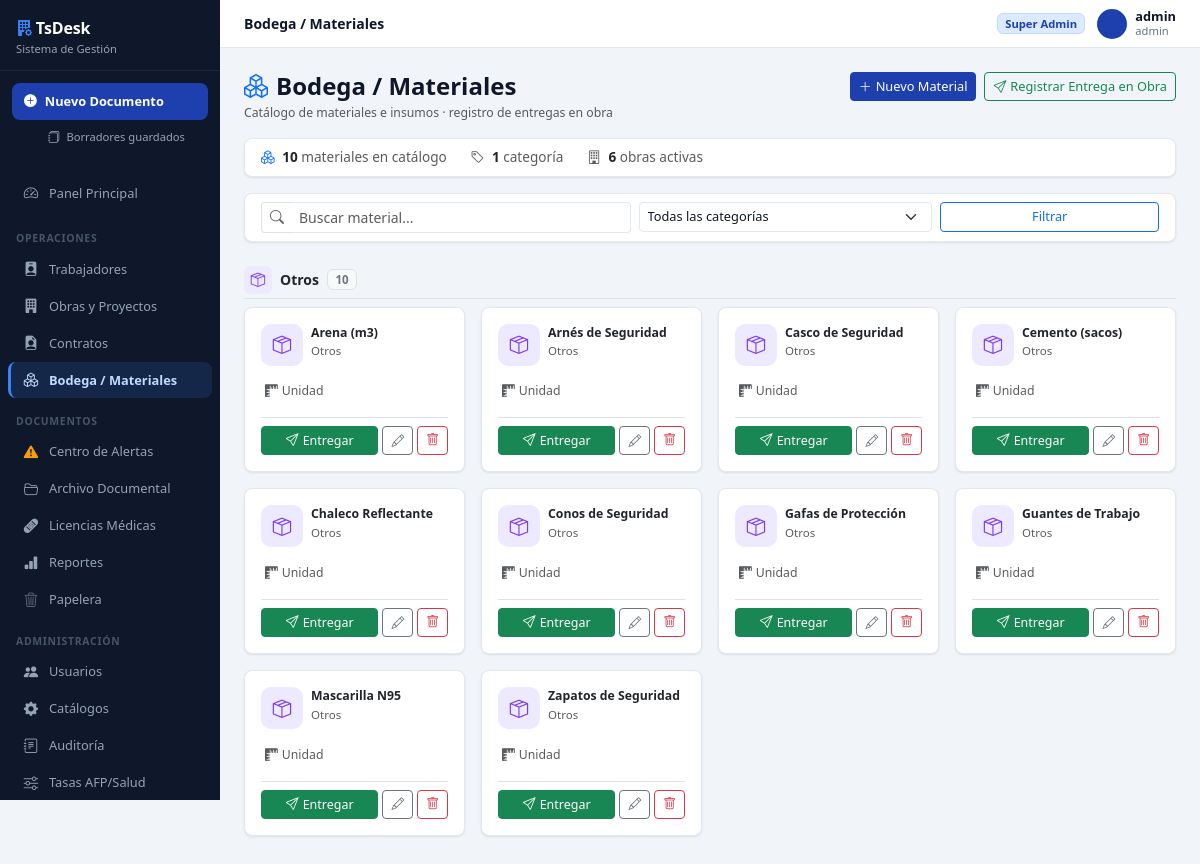
/bodega/ (signed in), run on the app's committed database.
### core/models.py (models this page shows, shortened)
class CatalogoMaterial(models.Model):
    CATEGORIA_CHOICES = [
        ('EPP', 'EPP / Protección Personal'),
        ('ENFIERRADURA', 'Enfierradura'),
        ('CONSTRUCCION', 'Materiales de Construcción'),
        ('HERRAMIENTAS', 'Herramientas'),
        ('ELECTRICO', 'Materiales Eléctricos'),
        ('OTROS', 'Otros'),
    ]
    UNIDAD_CHOICES = [
        ('unid', 'Unidad'),
        ('par', 'Par'),
        ('kg', 'Kilogramo'),
        ('lts', 'Litros'),
        ('m', 'Metro'),
        ('m2', 'Metro cuadrado'),
        ('m3', 'Metro cúbico'),
        ('rollo', 'Rollo'),
        ('caja', 'Caja'),
        ('saco', 'Saco'),
        ('gl', 'Galón'),
    ]
    nombre = models.CharField(max_length=100, unique=True)
    descripcion = models.CharField(max_length=200, blank=True, default='')
    categoria = models.CharField(max_length=20, choices=CATEGORIA_CHOICES, default='OTROS')
    unidad_medida = models.CharField(max_length=10, choices=UNIDAD_CHOICES, default='unid')
    stock_global = models.IntegerField(default=0)
    stock_minimo = models.IntegerField(default=0)
    activo = models.BooleanField(default=True)
    class Meta:
        verbose_name = 'Material / Insumo'
        verbose_name_plural = 'Materiales / Insumos'
        ordering = ['categoria', 'nombre']

### core/views/bodega.py (the view)
# urls.py: path('bodega/', views.bodega_index, name='bodega_index'),
@login_required
def bodega_index(request):
    q = request.GET.get('q', '')
    cat = request.GET.get('cat', '')
    materiales = CatalogoMaterial.objects.filter(activo=True)
    if q:
        materiales = materiales.filter(nombre__icontains=q)
    if cat:
        materiales = materiales.filter(categoria=cat)
    materiales = list(materiales.order_by('categoria', 'nombre'))
    obras_activas = Obra.objects.filter(activo=True, estado__in=['Activa', 'Pausada']).order_by('nombre')
    grupos_count = len(set(m.categoria for m in materiales))
    context = {
        'materiales': materiales,
        'obras_activas': obras_activas,
        'categorias': CatalogoMaterial.CATEGORIA_CHOICES,
        'unidades': CatalogoMaterial.UNIDAD_CHOICES,
        'q': q,
        'cat': cat,
        'grupos_count': grupos_count,
    }
    return render(request, 'bodega/index.html', context)

### templates/bodega/index.html (shortened to what this page needs)
{% extends 'base.html' %}
{% block page_title %}Bodega / Materiales{% endblock %}
{% block content %}
<div class="d-flex justify-content-between align-items-start mb-3 flex-wrap gap-2">
  <div>
    <h4 class="mb-0 fw-bold"><i class="bi bi-boxes text-primary me-2"></i>Bodega / Materiales</h4>
    <small class="text-muted">Catálogo de materiales e insumos · registro de entregas en obra</small>
  </div>
  <div class="d-flex gap-2 flex-wrap">
    <button class="btn btn-primary btn-sm" data-bs-toggle="modal" data-bs-target="#modalMaterial"
            onclick="resetModalMaterial()">
      <i class="bi bi-plus-lg me-1"></i>Nuevo Material
    </button>
    <button class="btn btn-outline-success btn-sm" data-bs-toggle="modal" data-bs-target="#modalEntrega"
            onclick="resetEntrega()">
      <i class="bi bi-send me-1"></i>Registrar Entrega en Obra
    </button>
  </div>
</div>
<div class="card border-0 shadow-sm mb-3">
  <div class="card-body py-2 px-3">
    <div class="d-flex align-items-center gap-4 flex-wrap" style="font-size:.85rem">
      <span class="text-muted">
        <i class="bi bi-boxes me-1 text-primary"></i>
        <strong class="text-dark">{{ materiales|length }}</strong> material{{ materiales|length|pluralize:"es" }} en catálogo
      </span>
      <span class="text-muted">
        <i class="bi bi-tag me-1"></i>
        <strong class="text-dark">{{ grupos_count }}</strong> categoría{{ grupos_count|pluralize:"s" }}
      </span>
      <span class="text-muted">
        <i class="bi bi-building me-1"></i>
        <strong class="text-dark">{{ obras_activas|length }}</strong> obra{{ obras_activas|length|pluralize:"s" }} activa{{ obras_activas|length|pluralize:"s" }}
      </span>
    </div>
  </div>
</div>
<div class="card border-0 shadow-sm mb-4">
  <div class="card-body py-2 px-3">
    <form method="get" class="row g-2 align-items-center">
      <div class="col-md-5">
        <div class="input-group input-group-sm">
          <span class="input-group-text bg-white border-end-0"><i class="bi bi-search text-muted"></i></span>
          <input type="text" name="q" value="{{ q }}" class="form-control border-start-0"
                 placeholder="Buscar material...">
        </div>
      </div>
      <div class="col-md-4">
        <select name="cat" class="form-select form-select-sm">
          <option value="">Todas las categorías</option>
        </select>
      </div>
      <div class="col-md-3 d-flex gap-2">
        <button type="submit" class="btn btn-outline-primary btn-sm flex-grow-1">Filtrar</button>
      </div>
    </form>
  </div>
</div>
{% regroup materiales by get_categoria_display as grupos_cat %}
{% for grupo in grupos_cat %}
<div class="mb-4">
  <div class="d-flex align-items-center gap-2 mb-2 border-bottom pb-1">
    <span class="cat-bg-{{ grupo.list.0.categoria }}"
          style="width:28px;height:28px;border-radius:6px;display:inline-flex;align-items:center;justify-content:center;font-size:.9rem;flex-shrink:0">
      {% if grupo.list.0.categoria == 'EPP' %}<i class="bi bi-shield-fill"></i>
      {% elif grupo.list.0.categoria == 'ENFIERRADURA' %}<i class="bi bi-tools"></i>
      {% elif grupo.list.0.categoria == 'CONSTRUCCION' %}<i class="bi bi-bricks"></i>
      {% elif grupo.list.0.categoria == 'HERRAMIENTAS' %}<i class="bi bi-wrench-adjustable"></i>
      {% elif grupo.list.0.categoria == 'ELECTRICO' %}<i class="bi bi-lightning-fill"></i>
      {% else %}<i class="bi bi-box-seam"></i>{% endif %}
    </span>
    <span class="fw-semibold text-dark">{{ grupo.grouper }}</span>
    <span class="badge bg-light text-secondary border" style="font-size:.72rem">{{ grupo.list|length }}</span>
  </div>
  <div class="row g-3">
    {% for m in grupo.list %}
    <div class="col-sm-6 col-md-4 col-xl-3">
      <div class="card h-100 border-0 shadow-sm">
        <div class="card-body p-3">
          <div class="d-flex align-items-start gap-2 mb-3">
            <div class="cat-bg-{{ m.categoria }} flex-shrink-0"
                 style="width:42px;height:42px;border-radius:10px;display:flex;align-items:center;justify-content:center;font-size:1.15rem">
              {% if m.categoria == 'EPP' %}<i class="bi bi-shield-fill"></i>
              {% elif m.categoria == 'ENFIERRADURA' %}<i class="bi bi-tools"></i>
              {% elif m.categoria == 'CONSTRUCCION' %}<i class="bi bi-bricks"></i>
              {% elif m.categoria == 'HERRAMIENTAS' %}<i class="bi bi-wrench-adjustable"></i>
              {% elif m.categoria == 'ELECTRICO' %}<i class="bi bi-lightning-fill"></i>
              {% else %}<i class="bi bi-box-seam"></i>{% endif %}
            </div>
            <div class="flex-grow-1 min-w-0">
              <div class="fw-semibold small text-truncate" title="{{ m.nombre }}">{{ m.nombre }}</div>
              <div class="text-muted" style="font-size:.72rem">
                {% if m.descripcion %}{{ m.descripcion }}{% else %}{{ m.get_categoria_display }}{% endif %}
              </div>
            </div>
          </div>
          <div class="d-flex align-items-center gap-1 mb-3 px-1">
            <i class="bi bi-rulers text-muted" style="font-size:.8rem"></i>
            <span class="text-muted small">{{ m.get_unidad_medida_display }}</span>
          </div>
          <div class="d-flex gap-1 pt-2 border-top">
            <button class="btn btn-success btn-sm flex-fill py-1"
                    onclick="abrirEntrega({{ m.pk }}, '{{ m.nombre|escapejs }}', '{{ m.get_unidad_medida_display }}')"
                    title="Registrar entrega en obra">
              <i class="bi bi-send me-1" style="font-size:.8rem"></i><span style="font-size:.78rem">Entregar</span>
            </button>
            <button class="btn btn-outline-secondary btn-sm px-2 py-1"
                    title="Editar material"
                    onclick="abrirEditar({{ m.pk }}, '{{ m.nombre|escapejs }}', '{{ m.descripcion|escapejs }}', '{{ m.categoria }}', '{{ m.unidad_medida }}')">
              <i class="bi bi-pencil" style="font-size:.8rem"></i>
            </button>
            <form method="post" action="{% url 'bodega_material_delete' m.pk %}" class="d-inline"
                  onsubmit="return confirm('¿Eliminar {{ m.nombre|escapejs }} del catálogo?')">
              <button type="submit" class="btn btn-outline-danger btn-sm px-2 py-1" title="Eliminar material">
                <i class="bi bi-trash" style="font-size:.8rem"></i>
              </button>
            </form>
          </div>
        </div>
      </div>
    </div>
    {% endfor %}
  </div>
</div>
{% endfor %}
{% endblock %}

### templates/base.html (shortened to what this page needs)
<!DOCTYPE html>
<html lang="es">
<head>
  <link href="https://cdn.jsdelivr.net/npm/bootstrap@5.3.3/dist/css/bootstrap.min.css" rel="stylesheet">
  <link href="https://cdn.jsdelivr.net/npm/bootstrap-icons@1.11.3/font/bootstrap-icons.css" rel="stylesheet">
  <link rel="stylesheet" href="/static/css/custom-theme.css">
</head>
<body>
{% if user.is_authenticated %}
<div id="layoutWrapper">
  <nav id="sidebarMenu">
    <div class="sidebar-logo">
      <div class="brand-name"><i class="bi bi-building-fill-gear me-1" style="color:#3b82f6"></i>TsDesk</div>
      <div class="brand-sub">Sistema de Gestión</div>
    </div>
    <div class="sidebar-primary-action">
      <a href="{% url 'doc_generado_create' %}"
         class="btn-new-doc {% if request.resolver_match.url_name == 'doc_generado_create' %}active{% endif %}">
        <i class="bi bi-plus-circle-fill"></i>Nuevo Documento
      </a>
      <a href="{% url 'doc_generado_borradores' %}"
         class="sidebar-sub-link mt-1 {% if request.resolver_match.url_name == 'doc_generado_borradores' %}active{% endif %}">
        <i class="bi bi-journals" style="font-size:.75rem"></i>Borradores guardados
      </a>
    </div>
    <ul class="sidebar-nav" style="padding-bottom:.25rem">
      <li>
        <a href="{% url 'dashboard' %}"
           class="{% if request.resolver_match.url_name == 'dashboard' %}active{% endif %}">
          <i class="bi bi-speedometer2 nav-icon"></i>Panel Principal
        </a>
      </li>
    </ul>
    <div class="sidebar-section">
      <span class="sidebar-section-label">Operaciones</span>
    </div>
    <ul class="sidebar-nav">
      <li>
        <a href="{% url 'trabajadores_list' %}"
           class="{% if 'trabajadores' in request.resolver_match.url_name %}active{% endif %}">
          <i class="bi bi-person-badge-fill nav-icon"></i>Trabajadores
        </a>
      </li>
      <li>
        <a href="{% url 'obras_list' %}"
           class="{% if 'obras' in request.resolver_match.url_name or request.resolver_match.url_name == 'obra_detail' or request.resolver_match.url_name == 'obra_ingreso_rapido' %}active{% endif %}">
          <i class="bi bi-building-fill nav-icon"></i>Obras y Proyectos
        </a>
      </li>
      <li>
        <a href="{% url 'contratos_list' %}"
           class="{% if 'contrato' in request.resolver_match.url_name and 'doc' not in request.resolver_match.url_name and 'obra' not in request.resolver_match.url_name %}active{% endif %}">
          <i class="bi bi-file-earmark-person-fill nav-icon"></i>Contratos
        </a>
      </li>
      <li>
        <a href="{% url 'bodega_index' %}"
           class="{% if 'bodega' in request.resolver_match.url_name %}active{% endif %}">
          <i class="bi bi-boxes nav-icon"></i>Bodega / Materiales
        </a>
      </li>
    </ul>
    <div class="sidebar-section">
      <span class="sidebar-section-label">Documentos</span>
    </div>
    <ul class="sidebar-nav">
      <li>
        <a href="{% url 'documentos_pendientes' %}"
           class="{% if request.resolver_match.url_name == 'documentos_pendientes' %}active{% endif %}">
          <i class="bi bi-exclamation-triangle-fill nav-icon" style="color:#f59e0b"></i>Centro de Alertas
        </a>
      </li>
      <li>
        <a href="{% url 'documentos_central' %}"
           class="{% if request.resolver_match.url_name == 'documentos_central' %}active{% endif %}">
          <i class="bi bi-folder2-open nav-icon"></i>Archivo Documental
        </a>
      </li>
      <li>
        <a href="{% url 'licencia_list' %}"
           class="{% if 'licencia' in request.resolver_match.url_name %}active{% endif %}">
          <i class="bi bi-bandaid-fill nav-icon"></i>Licencias Médicas
        </a>
      </li>
      <li>
        <a href="{% url 'reportes_consolidados' %}"
           class="{% if request.resolver_match.url_name == 'reportes_consolidados' %}active{% endif %}">
          <i class="bi bi-bar-chart-fill nav-icon"></i>Reportes
        </a>
      </li>
      <li>
        <a href="{% url 'papelera_documentos' %}"
           class="{% if request.resolver_match.url_name == 'papelera_documentos' %}active{% endif %}">
          <i class="bi bi-trash3 nav-icon" style="opacity:.6"></i>Papelera
        </a>
      </li>
    </ul>
    {% if user.is_superuser %}
    <div class="sidebar-section">
      <span class="sidebar-section-label">Administración</span>
    </div>
    <ul class="sidebar-nav">
      <li>
        <a href="{% url 'admin_usuarios' %}"
           class="{% if request.resolver_match.url_name == 'admin_usuarios' %}active{% endif %}">
          <i class="bi bi-people-fill nav-icon"></i>Usuarios
        </a>
      </li>
      <li>
        <a href="{% url 'admin_catalogos' %}"
           class="{% if request.resolver_match.url_name == 'admin_catalogos' %}active{% endif %}">
          <i class="bi bi-gear-fill nav-icon"></i>Catálogos
        </a>
      </li>
      <li>
        <a href="{% url 'admin_auditoria' %}"
           class="{% if request.resolver_match.url_name == 'admin_auditoria' %}active{% endif %}">
          <i class="bi bi-journal-text nav-icon"></i>Auditoría
        </a>
      </li>
      <li>
        <a href="{% url 'config_remuneraciones_list' %}"
           class="{% if 'config_remuneraciones' in request.resolver_match.url_name %}active{% endif %}">
          <i class="bi bi-sliders nav-icon"></i>Tasas AFP/Salud
        </a>
      </li>
    </ul>
    {% endif %}
  </nav>
  <div id="mainContent">
    <div id="topbar">
      <span class="topbar-title">{% block page_title %}{% endblock %}</span>
      <div class="topbar-user">
        {% if user.is_superuser %}
          <span class="badge badge-pendiente" style="font-size:var(--text-xs)">Super Admin</span>
        {% else %}
          <span class="badge badge-vigente" style="font-size:var(--text-xs)">Secretaria</span>
        {% endif %}
        <a href="{% url 'perfil_editar' %}" class="text-decoration-none d-flex align-items-center gap-2" title="Mi perfil">
          <div style="width:30px;height:30px;border-radius:50%;background:var(--c-primary);color:#fff;display:flex;align-items:center;justify-content:center;font-size:.72rem;font-weight:700;flex-shrink:0">
          </div>
          <div style="line-height:1.2">
            <div style="font-size:var(--text-sm);font-weight:600;color:var(--c-text)">{{ user.get_full_name|default:user.username }}</div>
            <div style="font-size:var(--text-xs);color:var(--c-muted)">{{ user.username }}</div>
          </div>
        </a>
      </div>
    </div>
    <div id="pageContent">
      {% block content %}{% endblock %}
    </div>
  </div>
</div>
{% else %}
{% block content_auth %}{% endblock %}
{% endif %}
</body>
</html>

### templates/bodega/index.html (style rules this page uses)
.cat-bg-OTROS { background:#EDE9FE; color:#7C3AED; }

### data on the page
CatalogoMaterial: nombre "Arena (m3)", categoria "Otros", unidad_medida "Unidad"
CatalogoMaterial: nombre "Arnés de Seguridad", categoria "Otros", unidad_medida "Unidad"
CatalogoMaterial: nombre "Casco de Seguridad", categoria "Otros", unidad_medida "Unidad"
CatalogoMaterial: nombre "Cemento (sacos)", categoria "Otros", unidad_medida "Unidad"
CatalogoMaterial: nombre "Chaleco Reflectante", categoria "Otros", unidad_medida "Unidad"
CatalogoMaterial: nombre "Conos de Seguridad", categoria "Otros", unidad_medida "Unidad"
CatalogoMaterial: nombre "Gafas de Protección", categoria "Otros", unidad_medida "Unidad"
CatalogoMaterial: nombre "Guantes de Trabajo", categoria "Otros", unidad_medida "Unidad"
CatalogoMaterial: nombre "Mascarilla N95", categoria "Otros", unidad_medida "Unidad"
CatalogoMaterial: nombre "Zapatos de Seguridad", categoria "Otros", unidad_medida "Unidad"

### other printed values
{{ user.get_full_name|default:user.username }} "admin"
{{ user.username }} "admin"
{{ materiales|length }} "10"
{{ grupos_count }} "1"
{{ obras_activas|length }} "6"
{{ grupo.grouper }} "Otros"
{{ grupo.list|length }} "10"
